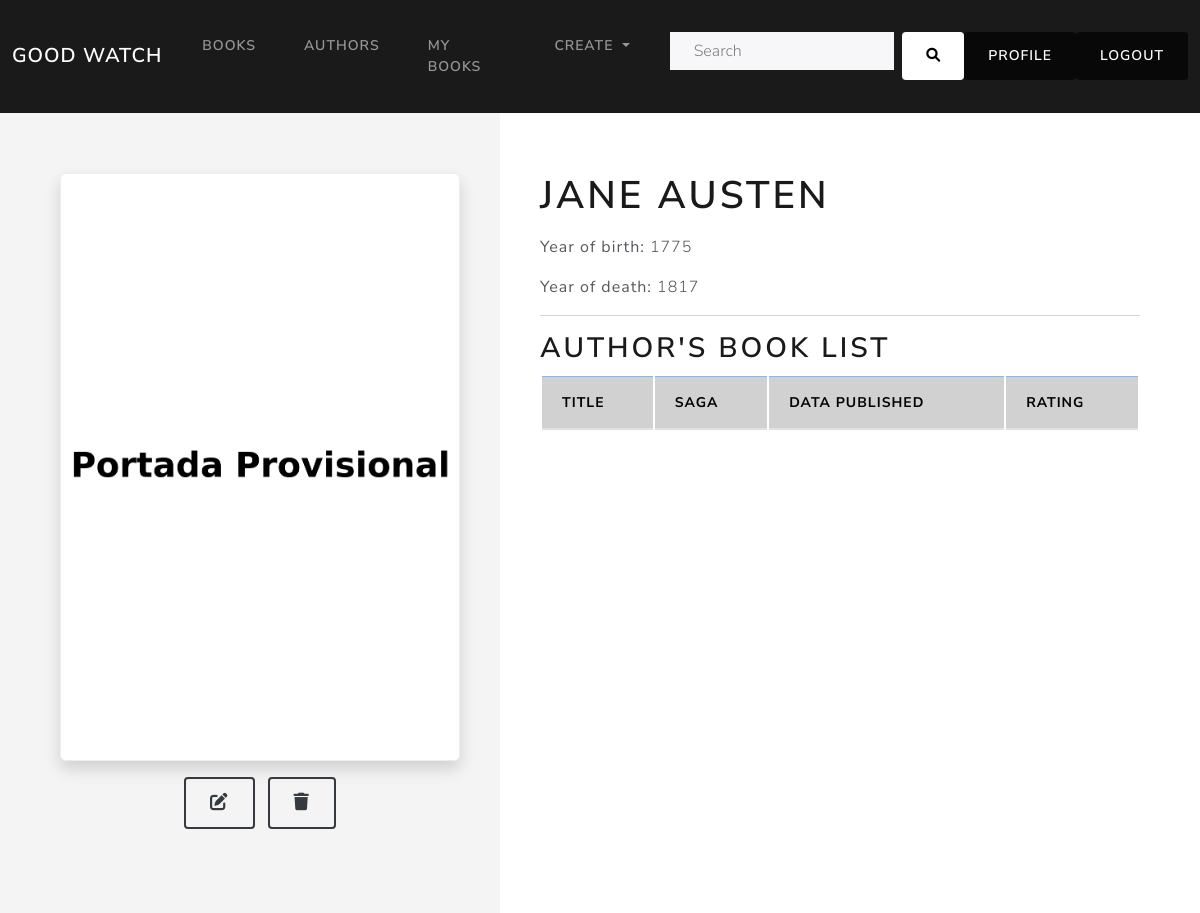
Before: /book_catalog/author/4 (signed in) with the older database file.
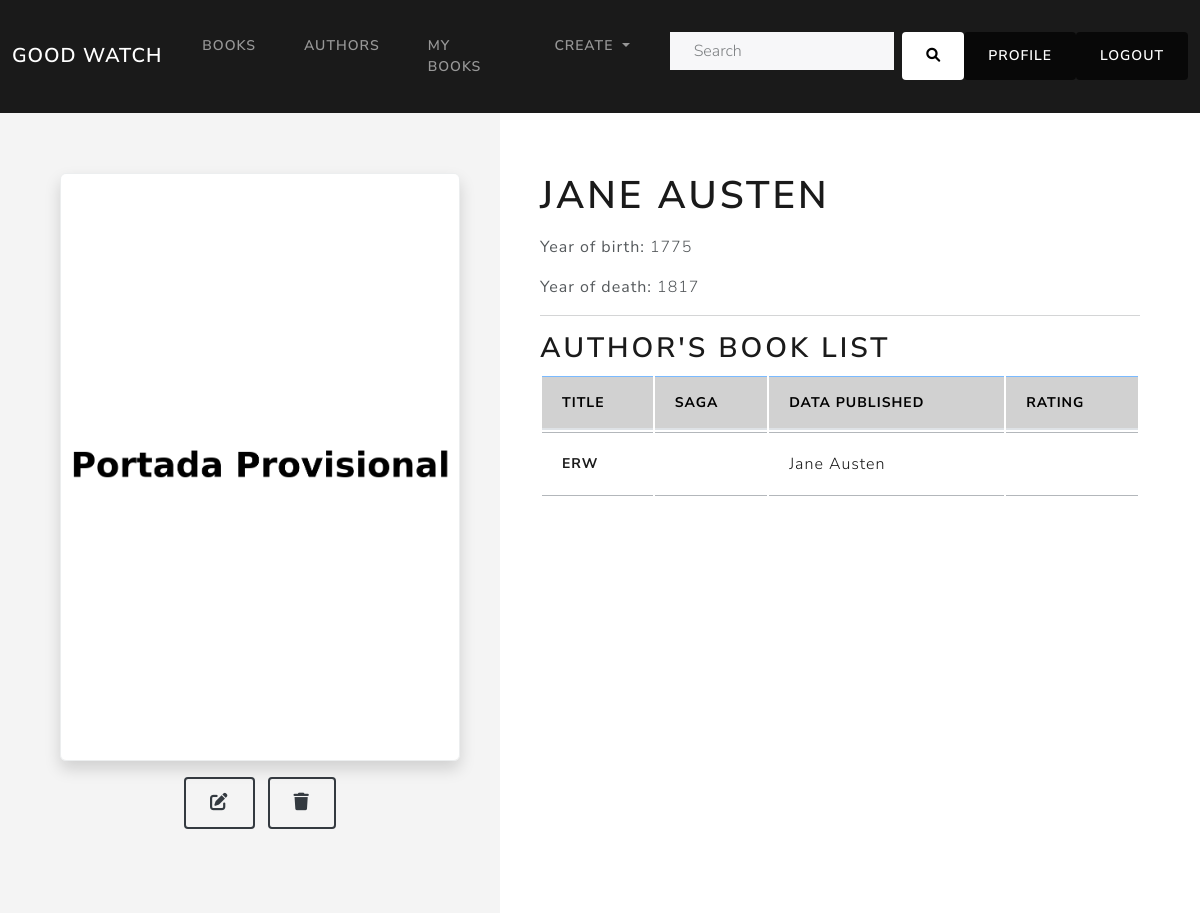
After: the same page with the newer database file.
### book_catalog/models.py (models this page shows, shortened)
class Book(models.Model):
    title = models.CharField(max_length=200,)
    saga = models.ForeignKey('BookSaga', on_delete=models.CASCADE, null=True, blank=True)
    saga_volume = models.IntegerField(null=True, blank=True)
    author = models.ForeignKey('Author', on_delete=models.CASCADE, null=False)
    publish_date = models.DateField(null=True, blank=True)
    summary = models.TextField(max_length=1000, null=True, blank=True)
    isbn = models.CharField(max_length=13, help_text='13 Character <a href="https://www.isbn-international.org/content/what-isbn">ISBN number</a>', null=True, blank=True)
    genre = models.ManyToManyField(Genre, )
    language = models.ForeignKey('Language', on_delete=models.SET_NULL, null=True, blank=True)
    cover_image = models.ImageField(upload_to='media/covers/', null=True, blank=True)
    class Meta:
        ordering = ['title', 'author']
        unique_together = ('title', 'author')
        constraints = [
            models.UniqueConstraint(fields=['saga', 'saga_volume'], name='unique_volume_in_saga')
        ]
    def get_absolute_url(self):
        return reverse('book-detail', args=[str(self.id)])
    def number_of_ratings(self):
        ratings = UserBookRelation.objects.filter(book=self).values_list('rating')
        ratings = [rating[0] for rating in ratings if rating[0] is not None]
        return len(ratings)
    def number_of_reviews(self):
        reviews = UserBookRelation.objects.filter(book=self).values_list('review')
        reviews = [review[0] for review in reviews if review[0] is not None]
        return len(reviews)
    def average_rating(self):
        ratings = UserBookRelation.objects.filter(book=self).values_list('rating')
        ratings = [rating[0] for rating in ratings if rating[0] is not None]
        if len(ratings)>0:
            return sum(ratings) / len(ratings)
        return None

class Author(models.Model):
    first_name = models.CharField(max_length=100)
    last_name = models.CharField(max_length=100)
    year_of_birth = models.IntegerField(null = True, blank = True)
    year_of_death = models.IntegerField(null = True, blank = True)
    photo = models.ImageField(upload_to='authors/', null=True, blank=True)
    social_media = models.URLField(max_length=200, null=True, blank=True)
    biography = models.TextField(max_length=1000, null=True, blank=True)
    class Meta:
        ordering = ['last_name', 'first_name']
    def get_absolute_url(self):
        return reverse('author-detail', args=[str(self.id)])
    def __str__(self):
        return f'{self.first_name} {self.last_name}'
    def average_rating(self):
        books = Book.objects.filter(author=self)
        ratings = [book.average_rating() for book in books if book.average_rating() is not None]
        if ratings:
            return sum(ratings) / len(ratings)
        return None
    def number_of_ratings(self):
        books = Book.objects.filter(author=self)
        ratings = [book.number_of_ratings() for book in books]
        return sum(ratings)
    def number_of_reviews(self):
        books = Book.objects.filter(author=self)
        reviews = [book.number_of_reviews() for book in books]
        return sum(reviews)

### book_catalog/views.py (the view)
# urls.py: path('author/<int:pk>', views.AuthorDetailView.as_view(), name='author-detail'),
class AuthorDetailView(LoginRequiredMixin, generic.DetailView):
    login_url = '/accounts/login/'
    redirect_field_name = 'redirect_to'
    model = Author
    template_name = 'book_catalog/author_detail.html'
    def get_context_data(self, **kwargs: Any):
        context = super().get_context_data(**kwargs)
        author = self.get_object()
        books = author.book_set.all().order_by('saga', 'saga_volume')
        context['books'] = books
        context['average_rating'] = author.average_rating()
        context['average_rating_over_100'] = int(context['average_rating']*20) if context['average_rating'] else 0
        context['book_list'] = Book.objects.filter(author=author)
        context['total_ratings'] = author.number_of_ratings()
        context['total_reviews'] = author.number_of_reviews()
        return context

### templates/book_catalog/author_detail.html (shortened to what this page needs)
{% extends "base_generic.html" %}
{% load static %}
{% block content %}
<link href="{% static 'css/stars.css' %}" rel="stylesheet">
<div style="display: flex;">
  <div class="sidebar">
    <div class="column-left">
      <div class="text-center">
        {% if author.photo %}
          <img src="{{ author.photo.url }}"
          alt="{{ author.photo }}"
          class="img-fluid border rounded shadow"
          style="max-width: 100%; height: auto; margin: auto; display: block;">
        {% else %}
        <img src="{% static 'images/portada_provisional.png' %}"
        alt="{% static 'images/portada_provisional.png' %}"
        class="img-fluid border rounded shadow"
        style="max-width: 100%; height: auto; margin: auto; display: block;">
        {% endif %}
        <div class="mt-3">
          {% if perms.book_catalog.change_author %}
          <a href="{% url 'author-update' author.id %}" class="btn btn-outline-dark mr-2"></a>
          {% endif %}
          {% if perms.book_catalog.delete_author %}
          <a href="{% url 'author-delete' author.id %}" class="btn btn-outline-dark"></a>
        {% endif %}
        </div>
      </div>
    </div>
  </div>
    <div class="column-right">
      {% include "book_catalog/author_detail_content.html" %}
    </div>
</div>
{% endblock %}

### templates/book_catalog/author_detail_content.html (shortened to what this page needs)
{% block content %}
<div style="flex-grow: 1; padding: 20px;">
  <div>
    <h1 class="mb-3">
      <big>
        {{ author.first_name }} {{ author.last_name }}
      </big>
    </h1>
    {% if author.year_of_birth %}
      <p><strong>Year of birth:</strong> {{ author.year_of_birth }}</p>
    {% endif %}
    {% if author.year_of_death %}
      <p><strong>Year of death:</strong> {{ author.year_of_death }}</p>
    {% endif %}
  </div>
  <hr>
  <div>
    <h2>Author's book list</h2>
    <table id="dynamicTable" class="table table-hover">
      <thead>
        <tr class="table-primary">
          <th scope="col">Title</th>
          <th scope="col">Saga</th>
          <th scope="col">Data published</th>
          <th scope="col">Rating</th>
        </tr>
      </thead>
      <tbody>
        {% for book in book_list %}
          <tr class="table-secondary">
            <th scope="row">
              <a class="no-underline" href="{{ book.get_absolute_url }}">{{ book.title }}</a>
            </th>
            <td>
            </td>
            <td>
              <a class="no-underline" href="{{ book.author.get_absolute_url }}">{{ book.author }}</a>
            </td>
            <td>
            </td>
          </tr>
        {% endfor %}
      </tbody>
    </table>
  </div>
</div>
{% endblock %}

Changed rows visible on the page:
added Book: title "ERW", author "Jane Austen"
